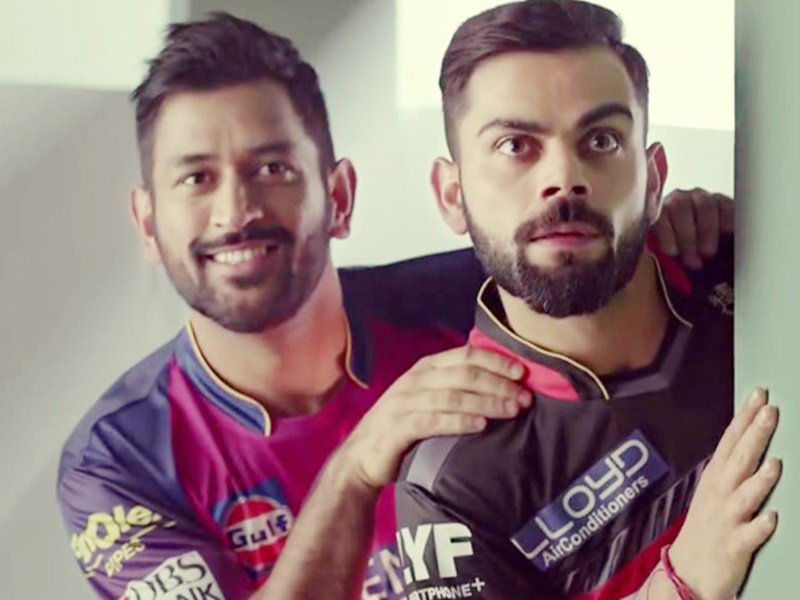
#> input picture test/1.jpg, 800 x 600 px
$ python -i util.py   (imports and definitions only)
#> lines starting #> are read from the running program, lines starting #| are printed output that depends on the picture
import os
import cv2
import joblib
import json
import numpy as np
import pywt
import base64


#global variables
face_cascade=None
eye_cascade=None
model=None
celebs,inv_celebs=None,None


#load haarcascade and model
def load():
    global face_cascade,eye_cascade,model,celebs,inv_celebs
    face_cascade=cv2.CascadeClassifier("haarcascade/haarcascade_frontalface_default.xml")
    eye_cascade=cv2.CascadeClassifier("haarcascade/haarcascade_eye.xml")
    model=joblib.load("model/celeb_face_recog_model")
    with open("model/celebs.json",'r') as f:
        celebs=json.loads(f.read())
    inv_celebs={v:k for k,v in celebs.items()}
    return("done")


#fn to detect and return  faces if and only if there are two eyes clearly detected
# [62 lines left out: functions face_and_eye_detect, face_and_eye_detect_base64, w2d, not called in this run]


#predict fn
def img_prediction(image):
    load()
    global model
    x=[]
    # imgs=face_and_eye_detect(image)
    imgs=face_and_eye_detect_base64(image)
    for img in imgs:
        r_img=cv2.resize(img,(32,32))
        r_img_har=cv2.resize(w2d(img),(32,32))
        combine=np.vstack((r_img.reshape(32*32*3,1),r_img_har.reshape(32*32,1)))
        x.append(combine)
    #it is to ensure that the dimention of X is n x 4096
    try:
        X=np.array(x).reshape(len(x),4096).astype(float)
        return return_result(model.predict(X),model.predict_proba(X))
    except:
        return "No face detected clearly"


#return the result in a dictionary containig celeb name and confidence
# [5 lines left out: function return_result, not called in this run]


#main method
# [12 lines not run here, left out]

>>> import cv2
>>> picture = cv2.imread('test/1.jpg', cv2.IMREAD_GRAYSCALE)
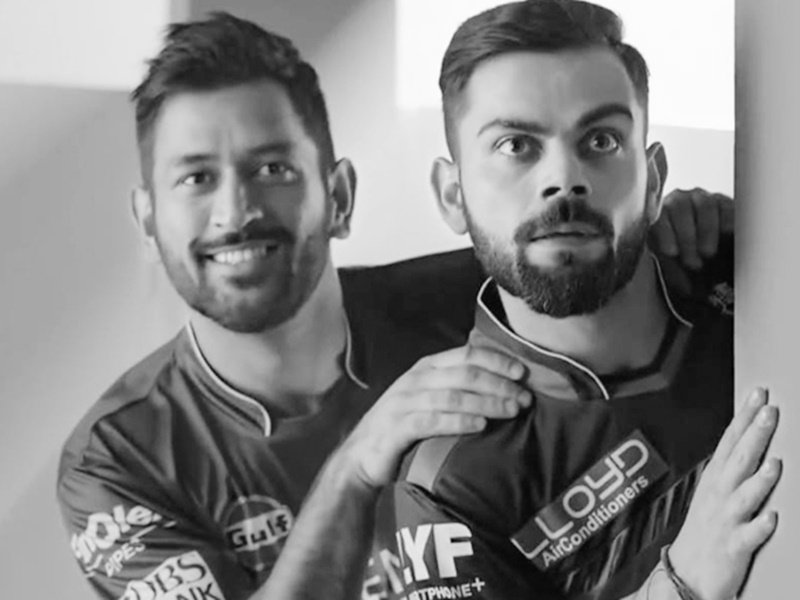
#> picture: shape (600, 800); min 0, max 255, mean 131
#> (the run stopped early here; a loop or call above may not have finished)

$ run again, on test/2.jpg
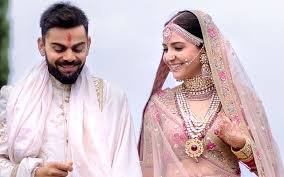
#> input picture test/2.jpg, 284 x 177 px
#> `picture = cv2.imread('test/1.jpg', cv2.IMREAD_GRAYSCALE)`:
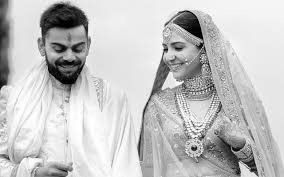
#> picture: shape (177, 284); min 0, max 255, mean 195.5

$ run again, on test/3.jpg
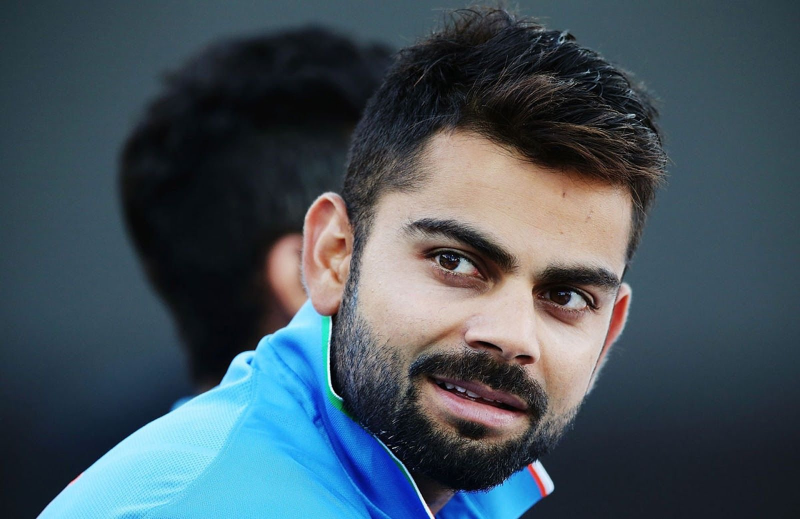
#> input picture test/3.jpg, 1600 x 1038 px (shown at 1/2 size)
#> `picture = cv2.imread('test/1.jpg', cv2.IMREAD_GRAYSCALE)`:
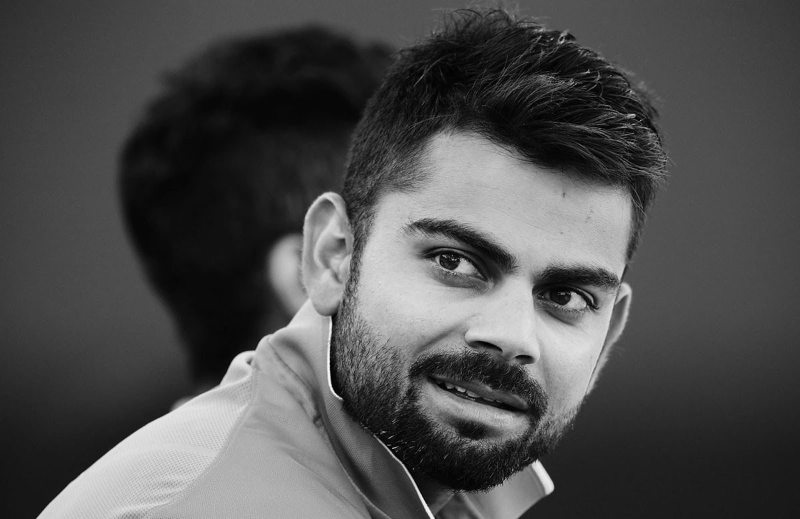
#> picture: shape (1038, 1600) (shown at 1/2 size); min 0, max 255, mean 78.3
